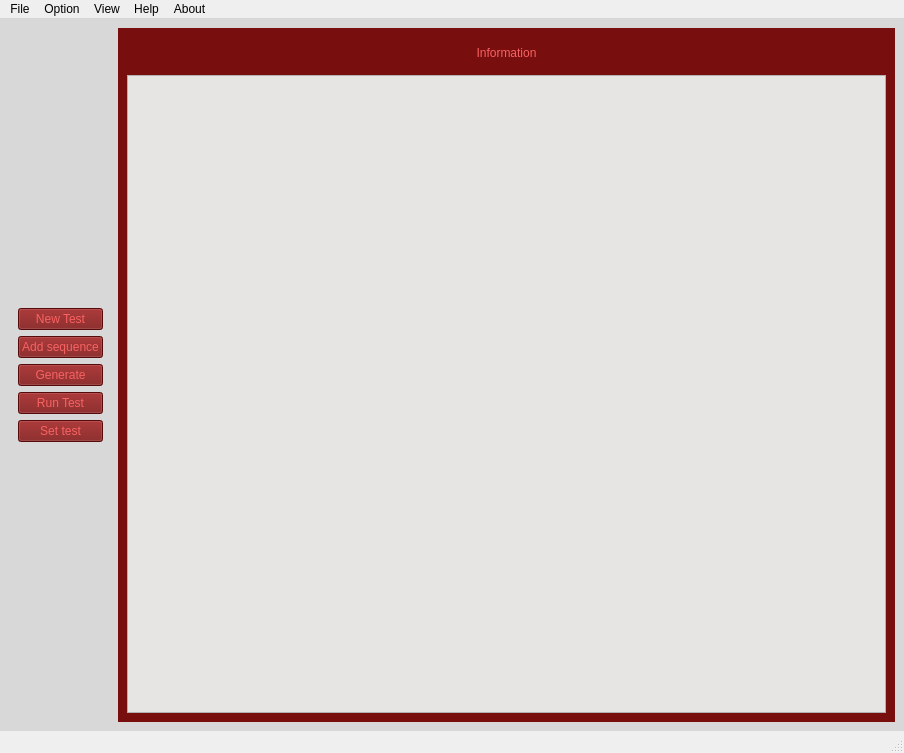
<?xml version="1.0" encoding="UTF-8"?>
<ui version="4.0">
 <class>MainWindow</class>
 <widget class="QMainWindow" name="MainWindow">
  <property name="geometry">
   <rect>
    <x>0</x>
    <y>0</y>
    <width>904</width>
    <height>753</height>
   </rect>
  </property>
  <property name="windowTitle">
   <string>ParanoYa</string>
  </property>
  <widget class="QWidget" name="centralwidget">
   <property name="layoutDirection">
    <enum>Qt::LeftToRight</enum>
   </property>
   <property name="styleSheet">
    <string notr="true">background-color:#D8D8D8</string>
   </property>
   <layout class="QHBoxLayout" name="horizontalLayout">
    <item>
     <widget class="QWidget" name="widget" native="true">
      <layout class="QVBoxLayout" name="verticalLayout_3">
       <item>
        <layout class="QVBoxLayout" name="verticalLayout">
         <item>
          <widget class="QPushButton" name="pushButton_2">
           <property name="styleSheet">
            <string notr="true">background-color:#790E0E;color:#F86262</string>
           </property>
           <property name="text">
            <string>New Test</string>
           </property>
          </widget>
         </item>
         <item>
          <widget class="QPushButton" name="pushButton_4">
           <property name="styleSheet">
            <string notr="true">background-color:#790E0E;color:#F86262</string>
           </property>
           <property name="text">
            <string>Add sequence</string>
           </property>
          </widget>
         </item>
         <item>
          <widget class="QPushButton" name="pushButton_5">
           <property name="styleSheet">
            <string notr="true">background-color:#790E0E;color:#F86262</string>
           </property>
           <property name="text">
            <string>Generate</string>
           </property>
          </widget>
         </item>
         <item>
          <widget class="QPushButton" name="pushButton_3">
           <property name="styleSheet">
            <string notr="true">background-color:#790E0E;color:#F86262</string>
           </property>
           <property name="text">
            <string>Run Test</string>
           </property>
          </widget>
         </item>
         <item>
          <widget class="QPushButton" name="pushButton">
           <property name="styleSheet">
            <string notr="true">background-color:#790E0E;color:#F86262</string>
           </property>
           <property name="text">
            <string>Set test</string>
           </property>
          </widget>
         </item>
        </layout>
       </item>
      </layout>
     </widget>
    </item>
    <item>
     <widget class="QWidget" name="Info_Area" native="true">
      <property name="styleSheet">
       <string notr="true">background-color:#790E0E</string>
      </property>
      <layout class="QVBoxLayout" name="verticalLayout_4">
       <item>
        <widget class="QWidget" name="Info_Text" native="true">
         <property name="styleSheet">
          <string notr="true">background-color:#790E0E;color:#F86262</string>
         </property>
         <layout class="QVBoxLayout" name="verticalLayout_2">
          <item>
           <widget class="QLabel" name="label">
            <property name="styleSheet">
             <string notr="true"/>
            </property>
            <property name="text">
             <string>Information</string>
            </property>
            <property name="alignment">
             <set>Qt::AlignCenter</set>
            </property>
           </widget>
          </item>
         </layout>
        </widget>
       </item>
       <item>
        <widget class="QTextEdit" name="textEdit">
         <property name="styleSheet">
          <string notr="true">background-color:#E7E4E4</string>
         </property>
        </widget>
       </item>
      </layout>
     </widget>
    </item>
   </layout>
  </widget>
  <widget class="QMenuBar" name="menubar">
   <property name="geometry">
    <rect>
     <x>0</x>
     <y>0</y>
     <width>904</width>
     <height>21</height>
    </rect>
   </property>
   <widget class="QMenu" name="menuFile">
    <property name="title">
     <string>File</string>
    </property>
    <addaction name="actionNew"/>
    <addaction name="actionOpen"/>
    <addaction name="separator"/>
    <addaction name="actionSave"/>
    <addaction name="actionSave_as"/>
    <addaction name="actionLoad"/>
    <addaction name="separator"/>
    <addaction name="actionExit"/>
   </widget>
   <widget class="QMenu" name="menuOption">
    <property name="title">
     <string>Option</string>
    </property>
    <addaction name="actionUndo"/>
    <addaction name="actionRedo"/>
    <addaction name="separator"/>
    <addaction name="actionCut"/>
    <addaction name="actionPaste"/>
    <addaction name="actionCopy"/>
    <addaction name="actionDelete"/>
   </widget>
   <widget class="QMenu" name="menuView">
    <property name="title">
     <string>View</string>
    </property>
   </widget>
   <widget class="QMenu" name="menuHelp">
    <property name="title">
     <string>Help</string>
    </property>
    <addaction name="actionManual"/>
   </widget>
   <widget class="QMenu" name="menuAbout">
    <property name="title">
     <string>About</string>
    </property>
    <addaction name="actionCredits"/>
   </widget>
   <addaction name="menuFile"/>
   <addaction name="menuOption"/>
   <addaction name="menuView"/>
   <addaction name="menuHelp"/>
   <addaction name="menuAbout"/>
  </widget>
  <widget class="QStatusBar" name="statusbar"/>
  <action name="actionCredits">
   <property name="text">
    <string>Credits</string>
   </property>
  </action>
  <action name="actionNew">
   <property name="text">
    <string>New</string>
   </property>
  </action>
  <action name="actionOpen">
   <property name="text">
    <string>Open</string>
   </property>
  </action>
  <action name="actionSave">
   <property name="text">
    <string>Save</string>
   </property>
  </action>
  <action name="actionSave_as">
   <property name="text">
    <string>Save as...</string>
   </property>
  </action>
  <action name="actionLoad">
   <property name="text">
    <string>Load</string>
   </property>
  </action>
  <action name="actionExit">
   <property name="text">
    <string>Exit</string>
   </property>
  </action>
  <action name="actionCut">
   <property name="text">
    <string>Cut</string>
   </property>
  </action>
  <action name="actionPaste">
   <property name="text">
    <string>Paste</string>
   </property>
  </action>
  <action name="actionCopy">
   <property name="text">
    <string>Copy</string>
   </property>
  </action>
  <action name="actionDelete">
   <property name="text">
    <string>Delete</string>
   </property>
  </action>
  <action name="actionUndo">
   <property name="text">
    <string>Undo</string>
   </property>
  </action>
  <action name="actionRedo">
   <property name="text">
    <string>Redo</string>
   </property>
  </action>
  <action name="actionManual">
   <property name="text">
    <string>Manual</string>
   </property>
  </action>
 </widget>
 <resources/>
 <connections/>
</ui>
